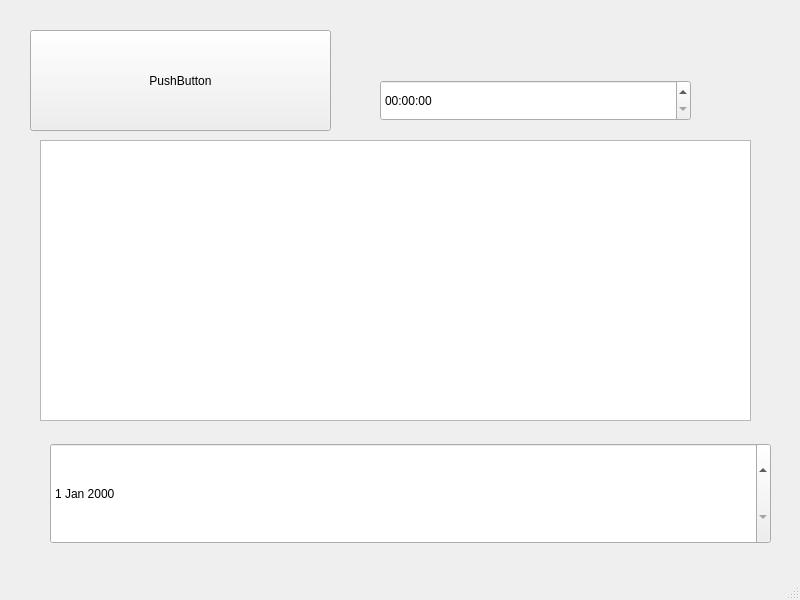
<?xml version="1.0" encoding="UTF-8"?>
<ui version="4.0">
 <class>MainWindow</class>
 <widget class="QMainWindow" name="MainWindow">
  <property name="geometry">
   <rect>
    <x>0</x>
    <y>0</y>
    <width>800</width>
    <height>600</height>
   </rect>
  </property>
  <property name="sizePolicy">
   <sizepolicy hsizetype="Fixed" vsizetype="Fixed">
    <horstretch>0</horstretch>
    <verstretch>0</verstretch>
   </sizepolicy>
  </property>
  <property name="minimumSize">
   <size>
    <width>800</width>
    <height>600</height>
   </size>
  </property>
  <property name="maximumSize">
   <size>
    <width>800</width>
    <height>600</height>
   </size>
  </property>
  <property name="windowTitle">
   <string>MainWindow</string>
  </property>
  <widget class="QWidget" name="centralwidget">
   <widget class="QPushButton" name="pushButton">
    <property name="geometry">
     <rect>
      <x>30</x>
      <y>30</y>
      <width>301</width>
      <height>101</height>
     </rect>
    </property>
    <property name="text">
     <string>PushButton</string>
    </property>
   </widget>
   <widget class="QPlainTextEdit" name="plainTextEdit">
    <property name="geometry">
     <rect>
      <x>40</x>
      <y>140</y>
      <width>711</width>
      <height>281</height>
     </rect>
    </property>
   </widget>
   <widget class="QDateEdit" name="dateEdit">
    <property name="geometry">
     <rect>
      <x>50</x>
      <y>443</y>
      <width>721</width>
      <height>101</height>
     </rect>
    </property>
   </widget>
   <widget class="QTimeEdit" name="timeEdit">
    <property name="geometry">
     <rect>
      <x>380</x>
      <y>80</y>
      <width>311</width>
      <height>41</height>
     </rect>
    </property>
   </widget>
  </widget>
  <widget class="QStatusBar" name="statusbar"/>
 </widget>
 <resources/>
 <connections/>
</ui>
